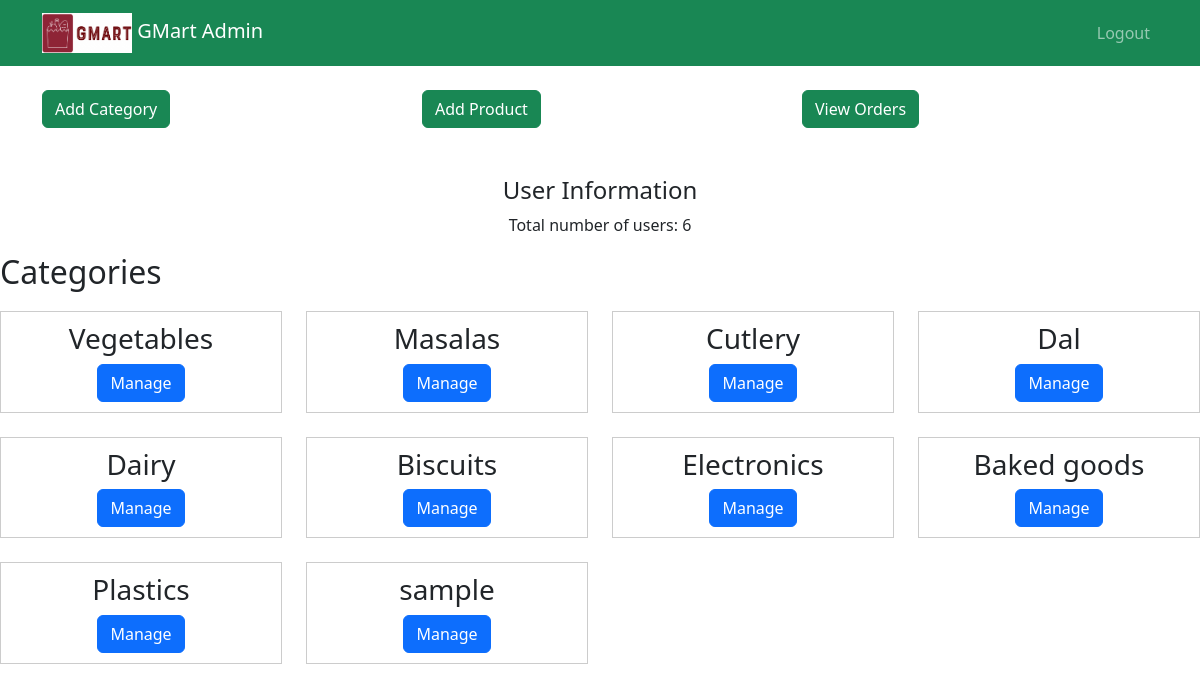
Page /admin_dashboard on the committed database.
### tables this page shows
CREATE TABLE categories (
    id INTEGER PRIMARY KEY AUTOINCREMENT,
    name TEXT UNIQUE
);

### app.py (the view)
@app.route('/admin_dashboard')
def admin_dashboard():
    categories = []
    connection = get_db_connection2()
    cursor = connection.cursor()
    try:
        cursor.execute("SELECT id, name FROM categories")
        categories = cursor.fetchall()
    except sqlite3.Error as e:
        print("Error fetching categories:", e)
    cursor.execute("SELECT COUNT(*) FROM customers")
    user_count = cursor.fetchone()[0]
    connection.close()
    return render_template('admin_dashboard.html', categories=categories, user_count=user_count)

### app.py (called while the page is built)
def get_db_connection2():
    return sqlite3.connect(DATABASE)

### templates/admin_dashboard.html (shortened to what this page needs)
<!DOCTYPE html>
<html>
<head>
    <link rel="stylesheet" href="{{ url_for('static', filename='admin_dashboard.css') }}">
    <link href="https://cdn.jsdelivr.net/npm/bootstrap@5.3.0/dist/css/bootstrap.min.css" rel="stylesheet">
</head>
<body>
    {% block content %}
  <nav class="navbar navbar-expand-lg navbar-dark bg-success">
    <div class="container">
        <a class="navbar-brand" href="#">
            <img src="{{ url_for('static', filename='images/logo.png') }}" alt="GMart Logo" width="90" height="40">
            GMart Admin
        </a>
        <ul class="navbar-nav ml-auto">
            <li class="nav-item">
                <a class="nav-link" href="{{ url_for('admin_logout') }}">Logout</a>
            </li>
        </ul>
    </div>
</nav>
<div class="container mt-4">
    <div class="row justify-content-center">
        <div class="col-md-4">
            <a href="{{ url_for('add_category') }}"><button type="button" class="btn btn-success btn-block" data-toggle="modal" data-target="#addCategoryModal">
                Add Category
            </button></a>
        </div>
        <div class="col-md-4">
            <a href="{{ url_for('add_product') }}">
                <button type="button" class="btn btn-success btn-block" data-toggle="modal" data-target="#addProductModal">
                    Add Product
                </button>
            </a>
        </div>
        <div class="col-md-4">
          <a href="{{ url_for('admin_view_orders') }}">
              <button type="button" class="btn btn-success btn-block" data-toggle="modal">
                  View Orders
              </button>
          </a>
      </div>
    </div>
</div>
<br><br>
  <div class="text-center"><h4>User Information</h4>
    <p>Total number of users: {{ user_count }}</p></div>
    <h2>Categories</h2>
    <div class="category-list">
        <div class="row">
          {% for category in categories %}
            <div class="col-md-3 mb-4 col-sm-6 col-xs-12">
              <div class="category-card" style="background-color: white; border: 1px solid #ccc; padding: 10px; text-align: center;">
                <h3>{{ category[1] }}</h3>
                <a href="{{ url_for('admin_manage_category', category_id=category[0]) }}" class="btn btn-primary">Manage</a>
              </div>
            </div>
          {% endfor %}
        </div>
      </div>
    {% endblock %}
</body>
</html>

### static/css/admin_dashboard.css (style rules this page uses)
.category-list { display: flex; flex-wrap: wrap; justify-content: space-between; margin-top: 20px; }

### rows in the picture
categories: name "Vegetables"
categories: name "Masalas"
categories: name "Cutlery"
categories: name "Dal"
categories: name "Dairy"
categories: name "Biscuits"
categories: name "Electronics"
categories: name "Baked goods"
categories: name "Plastics"
categories: name "sample"

### other values in the picture
{{ user_count }} "6"
